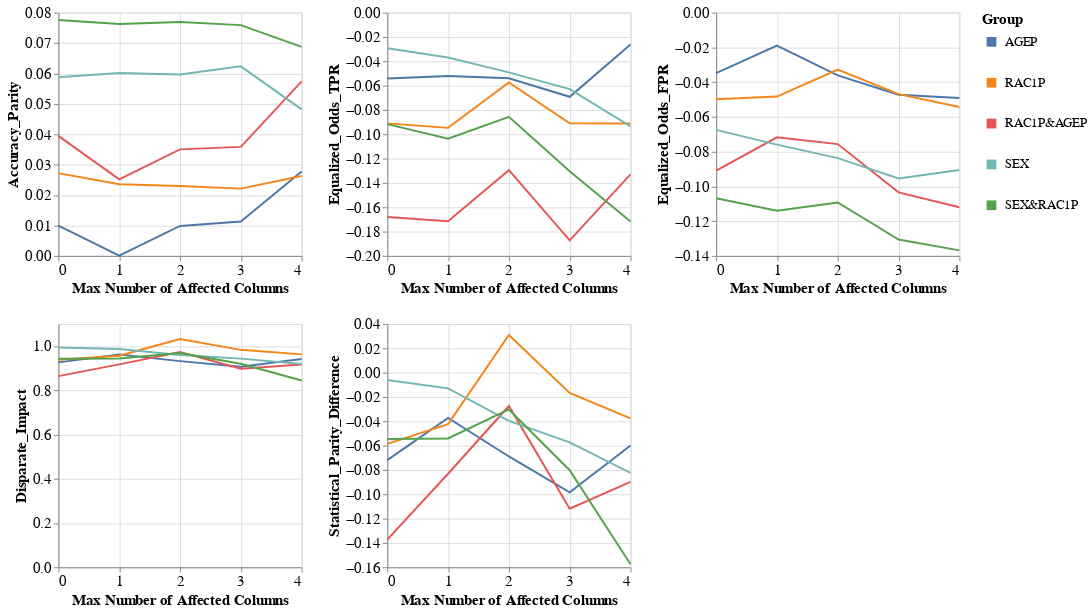

Notebook code cell kept with this figure:
### Code cell
visualizer.create_groups_grid_pct_lines_plot(model_name=MODEL_NAMES[0],
                                             target_preprocessing_technique=PREPROCESSING_TECHNIQUES[0],
                                             group_metrics_type='fairness',
                                             mode='max_num_columns')

### Figure 1 — Vega-Lite specification as saved in the notebook (floating-point values rounded to 4 significant figures)
{"config": {"view": {"continuousWidth": 400, "continuousHeight": 300}, "axis": {"labelFontSize": 15, "titleFontSize": 15}, "legend": {"labelFontSize": 13, "symbolStrokeWidth": 10, "titleFontSize": 15}}, "vconcat": [{"hconcat": [{"mark": "line", "encoding": {"color": {"field": "Group", "type": "nominal"}, "x": {"axis": {"tickMinStep": 1}, "field": "Percentage", "title": "Max Number of Affected Columns", "type": "quantitative"}, "y": {"field": "Metric_Value", "title": "Accuracy_Parity", "type": "quantitative"}}, "height": 250, "width": 250}, {"data": {"name": "data-078cf56f270a06746e3cdc2ca5ab997c"}, "mark": "line", "encoding": {"color": {"field": "Group", "type": "nominal"}, "x": {"axis": {"tickMinStep": 1}, "field": "Percentage", "title": "Max Number of Affected Columns", "type": "quantitative"}, "y": {"field": "Metric_Value", "title": "Equalized_Odds_TPR", "type": "quantitative"}}, "height": 250, "width": 250}, {"data": {"name": "data-4e6dc13699bdff433c3a8d8cd73bab50"}, "mark": "line", "encoding": {"color": {"field": "Group", "type": "nominal"}, "x": {"axis": {"tickMinStep": 1}, "field": "Percentage", "title": "Max Number of Affected Columns", "type": "quantitative"}, "y": {"field": "Metric_Value", "title": "Equalized_Odds_FPR", "type": "quantitative"}}, "height": 250, "width": 250}]}, {"hconcat": [{"mark": "line", "encoding": {"color": {"field": "Group", "type": "nominal"}, "x": {"axis": {"tickMinStep": 1}, "field": "Percentage", "title": "Max Number of Affected Columns", "type": "quantitative"}, "y": {"field": "Metric_Value", "title": "Disparate_Impact", "type": "quantitative"}}, "height": 250, "width": 250}, {"data": {"name": "data-c429b1d2918bbb979a809440ccb0fdb6"}, "mark": "line", "encoding": {"color": {"field": "Group", "type": "nominal"}, "x": {"axis": {"tickMinStep": 1}, "field": "Percentage", "title": "Max Number of Affected Columns", "type": "quantitative"}, "y": {"field": "Metric_Value", "title": "Statistical_Parity_Difference", "type": "quantitative"}}, "height": 250, "width": 250}], "data": {"name": "data-8db6a138afd20d2eb69b2992f920a9ce"}}], "data": {"name": "data-b4bfe86298daafe82b03bb565b5e34a7"}, "$schema": "https://vega.github.io/schema/vega-lite/v4.17.0.json", "datasets": {"data-b4bfe86298daafe82b03bb565b5e34a7": [{"Model_Name": "DecisionTreeClassifier", "Metric": "Accuracy_Parity", "Group": "AGEP", "Metric_Value": 0.009929, "Percentage": 0.0}, {"Model_Name": "DecisionTreeClassifier", "Metric": "Accuracy_Parity", "Group": "RAC1P", "Metric_Value": 0.02722, "Percentage": 0.0}, {"Model_Name": "DecisionTreeClassifier", "Metric": "Accuracy_Parity", "Group": "RAC1P&AGEP", "Metric_Value": 0.03947, "Percentage": 0.0}, {"Model_Name": "DecisionTreeClassifier", "Metric": "Accuracy_Parity", "Group": "SEX", "Metric_Value": 0.05875, "Percentage": 0.0}, {"Model_Name": "DecisionTreeClassifier", "Metric": "Accuracy_Parity", "Group": "SEX&RAC1P", "Metric_Value": 0.07761, "Percentage": 0.0}, {"Model_Name": "DecisionTreeClassifier", "Metric": "Accuracy_Parity", "Group": "AGEP", "Metric_Value": 0.0001102, "Percentage": 1.0}, {"Model_Name": "DecisionTreeClassifier", "Metric": "Accuracy_Parity", "Group": "RAC1P", "Metric_Value": 0.02357, "Percentage": 1.0}, {"Model_Name": "DecisionTreeClassifier", "Metric": "Accuracy_Parity", "Group": "RAC1P&AGEP", "Metric_Value": 0.02521, "Percentage": 1.0}, {"Model_Name": "DecisionTreeClassifier", "Metric": "Accuracy_Parity", "Group": "SEX", "Metric_Value": 0.06014, "Percentage": 1.0}, {"Model_Name": "DecisionTreeClassifier", "Metric": "Accuracy_Parity", "Group": "SEX&RAC1P", "Metric_Value": 0.07627, "Percentage": 1.0}, {"Model_Name": "DecisionTreeClassifier", "Metric": "Accuracy_Parity", "Group": "AGEP", "Metric_Value": 0.009854, "Percentage": 2.0}, {"Model_Name": "DecisionTreeClassifier", "Metric": "Accuracy_Parity", "Group": "RAC1P", "Metric_Value": 0.02299, "Percentage": 2.0}, {"Model_Name": "DecisionTreeClassifier", "Metric": "Accuracy_Parity", "Group": "RAC1P&AGEP", "Metric_Value": 0.03504, "Percentage": 2.0}, {"Model_Name": "DecisionTreeClassifier", "Metric": "Accuracy_Parity", "Group": "SEX", "Metric_Value": 0.05963, "Percentage": 2.0}, {"Model_Name": "DecisionTreeClassifier", "Metric": "Accuracy_Parity", "Group": "SEX&RAC1P", "Metric_Value": 0.07694, "Percentage": 2.0}, {"Model_Name": "DecisionTreeClassifier", "Metric": "Accuracy_Parity", "Group": "AGEP", "Metric_Value": 0.0113, "Percentage": 3.0}, {"Model_Name": "DecisionTreeClassifier", "Metric": "Accuracy_Parity", "Group": "RAC1P", "Metric_Value": 0.02213, "Percentage": 3.0}, {"Model_Name": "DecisionTreeClassifier", "Metric": "Accuracy_Parity", "Group": "RAC1P&AGEP", "Metric_Value": 0.03584, "Percentage": 3.0}, {"Model_Name": "DecisionTreeClassifier", "Metric": "Accuracy_Parity", "Group": "SEX", "Metric_Value": 0.06234, "Percentage": 3.0}, {"Model_Name": "DecisionTreeClassifier", "Metric": "Accuracy_Parity", "Group": "SEX&RAC1P", "Metric_Value": 0.0759, "Percentage": 3.0}, {"Model_Name": "DecisionTreeClassifier", "Metric": "Accuracy_Parity", "Group": "AGEP", "Metric_Value": 0.02774, "Percentage": 4.0}, {"Model_Name": "DecisionTreeClassifier", "Metric": "Accuracy_Parity", "Group": "RAC1P", "Metric_Value": 0.02628, "Percentage": 4.0}, {"Model_Name": "DecisionTreeClassifier", "Metric": "Accuracy_Parity", "Group": "RAC1P&AGEP", "Metric_Value": 0.05737, "Percentage": 4.0}, {"Model_Name": "DecisionTreeClassifier", "Metric": "Accuracy_Parity", "Group": "SEX", "Metric_Value": 0.04818, "Percentage": 4.0}, {"Model_Name": "DecisionTreeClassifier", "Metric": "Accuracy_Parity", "Group": "SEX&RAC1P", "Metric_Value": 0.06873, "Percentage": 4.0}], "data-078cf56f270a06746e3cdc2ca5ab997c": [{"Model_Name": "DecisionTreeClassifier", "Metric": "Equalized_Odds_TPR", "Group": "AGEP", "Metric_Value": -0.05413, "Percentage": 0.0}, {"Model_Name": "DecisionTreeClassifier", "Metric": "Equalized_Odds_TPR", "Group": "RAC1P", "Metric_Value": -0.09103, "Percentage": 0.0}, {"Model_Name": "DecisionTreeClassifier", "Metric": "Equalized_Odds_TPR", "Group": "RAC1P&AGEP", "Metric_Value": -0.168, "Percentage": 0.0}, {"Model_Name": "DecisionTreeClassifier", "Metric": "Equalized_Odds_TPR", "Group": "SEX", "Metric_Value": -0.02927, "Percentage": 0.0}, {"Model_Name": "DecisionTreeClassifier", "Metric": "Equalized_Odds_TPR", "Group": "SEX&RAC1P", "Metric_Value": -0.09169, "Percentage": 0.0}, {"Model_Name": "DecisionTreeClassifier", "Metric": "Equalized_Odds_TPR", "Group": "AGEP", "Metric_Value": -0.05206, "Percentage": 1.0}, {"Model_Name": "DecisionTreeClassifier", "Metric": "Equalized_Odds_TPR", "Group": "RAC1P", "Metric_Value": -0.09473, "Percentage": 1.0}, {"Model_Name": "DecisionTreeClassifier", "Metric": "Equalized_Odds_TPR", "Group": "RAC1P&AGEP", "Metric_Value": -0.1714, "Percentage": 1.0}, {"Model_Name": "DecisionTreeClassifier", "Metric": "Equalized_Odds_TPR", "Group": "SEX", "Metric_Value": -0.03691, "Percentage": 1.0}, {"Model_Name": "DecisionTreeClassifier", "Metric": "Equalized_Odds_TPR", "Group": "SEX&RAC1P", "Metric_Value": -0.1036, "Percentage": 1.0}, {"Model_Name": "DecisionTreeClassifier", "Metric": "Equalized_Odds_TPR", "Group": "AGEP", "Metric_Value": -0.05395, "Percentage": 2.0}, {"Model_Name": "DecisionTreeClassifier", "Metric": "Equalized_Odds_TPR", "Group": "RAC1P", "Metric_Value": -0.05732, "Percentage": 2.0}, {"Model_Name": "DecisionTreeClassifier", "Metric": "Equalized_Odds_TPR", "Group": "RAC1P&AGEP", "Metric_Value": -0.1295, "Percentage": 2.0}, {"Model_Name": "DecisionTreeClassifier", "Metric": "Equalized_Odds_TPR", "Group": "SEX", "Metric_Value": -0.04915, "Percentage": 2.0}, {"Model_Name": "DecisionTreeClassifier", "Metric": "Equalized_Odds_TPR", "Group": "SEX&RAC1P", "Metric_Value": -0.08563, "Percentage": 2.0}, {"Model_Name": "DecisionTreeClassifier", "Metric": "Equalized_Odds_TPR", "Group": "AGEP", "Metric_Value": -0.06919, "Percentage": 3.0}, {"Model_Name": "DecisionTreeClassifier", "Metric": "Equalized_Odds_TPR", "Group": "RAC1P", "Metric_Value": -0.09088, "Percentage": 3.0}, {"Model_Name": "DecisionTreeClassifier", "Metric": "Equalized_Odds_TPR", "Group": "RAC1P&AGEP", "Metric_Value": -0.1872, "Percentage": 3.0}, {"Model_Name": "DecisionTreeClassifier", "Metric": "Equalized_Odds_TPR", "Group": "SEX", "Metric_Value": -0.06287, "Percentage": 3.0}, {"Model_Name": "DecisionTreeClassifier", "Metric": "Equalized_Odds_TPR", "Group": "SEX&RAC1P", "Metric_Value": -0.1303, "Percentage": 3.0}, {"Model_Name": "DecisionTreeClassifier", "Metric": "Equalized_Odds_TPR", "Group": "AGEP", "Metric_Value": -0.02627, "Percentage": 4.0}, {"Model_Name": "DecisionTreeClassifier", "Metric": "Equalized_Odds_TPR", "Group": "RAC1P", "Metric_Value": -0.09118, "Percentage": 4.0}, {"Model_Name": "DecisionTreeClassifier", "Metric": "Equalized_Odds_TPR", "Group": "RAC1P&AGEP", "Metric_Value": -0.133, "Percentage": 4.0}, {"Model_Name": "DecisionTreeClassifier", "Metric": "Equalized_Odds_TPR", "Group": "SEX", "Metric_Value": -0.09344, "Percentage": 4.0}, {"Model_Name": "DecisionTreeClassifier", "Metric": "Equalized_Odds_TPR", "Group": "SEX&RAC1P", "Metric_Value": -0.1717, "Percentage": 4.0}], "data-4e6dc13699bdff433c3a8d8cd73bab50": [{"Model_Name": "DecisionTreeClassifier", "Metric": "Equalized_Odds_FPR", "Group": "AGEP", "Metric_Value": -0.03483, "Percentage": 0.0}, {"Model_Name": "DecisionTreeClassifier", "Metric": "Equalized_Odds_FPR", "Group": "RAC1P", "Metric_Value": -0.0499, "Percentage": 0.0}, {"Model_Name": "DecisionTreeClassifier", "Metric": "Equalized_Odds_FPR", "Group": "RAC1P&AGEP", "Metric_Value": -0.09089, "Percentage": 0.0}, {"Model_Name": "DecisionTreeClassifier", "Metric": "Equalized_Odds_FPR", "Group": "SEX", "Metric_Value": -0.06745, "Percentage": 0.0}, {"Model_Name": "DecisionTreeClassifier", "Metric": "Equalized_Odds_FPR", "Group": "SEX&RAC1P", "Metric_Value": -0.1068, "Percentage": 0.0}, {"Model_Name": "DecisionTreeClassifier", "Metric": "Equalized_Odds_FPR", "Group": "AGEP", "Metric_Value": -0.01901, "Percentage": 1.0}, {"Model_Name": "DecisionTreeClassifier", "Metric": "Equalized_Odds_FPR", "Group": "RAC1P", "Metric_Value": -0.04828, "Percentage": 1.0}, {"Model_Name": "DecisionTreeClassifier", "Metric": "Equalized_Odds_FPR", "Group": "RAC1P&AGEP", "Metric_Value": -0.07178, "Percentage": 1.0}, {"Model_Name": "DecisionTreeClassifier", "Metric": "Equalized_Odds_FPR", "Group": "SEX", "Metric_Value": -0.07598, "Percentage": 1.0}, {"Model_Name": "DecisionTreeClassifier", "Metric": "Equalized_Odds_FPR", "Group": "SEX&RAC1P", "Metric_Value": -0.114, "Percentage": 1.0}, {"Model_Name": "DecisionTreeClassifier", "Metric": "Equalized_Odds_FPR", "Group": "AGEP", "Metric_Value": -0.03614, "Percentage": 2.0}, {"Model_Name": "DecisionTreeClassifier", "Metric": "Equalized_Odds_FPR", "Group": "RAC1P", "Metric_Value": -0.03276, "Percentage": 2.0}, {"Model_Name": "DecisionTreeClassifier", "Metric": "Equalized_Odds_FPR", "Group": "RAC1P&AGEP", "Metric_Value": -0.07564, "Percentage": 2.0}, {"Model_Name": "DecisionTreeClassifier", "Metric": "Equalized_Odds_FPR", "Group": "SEX", "Metric_Value": -0.08371, "Percentage": 2.0}, {"Model_Name": "DecisionTreeClassifier", "Metric": "Equalized_Odds_FPR", "Group": "SEX&RAC1P", "Metric_Value": -0.1092, "Percentage": 2.0}, {"Model_Name": "DecisionTreeClassifier", "Metric": "Equalized_Odds_FPR", "Group": "AGEP", "Metric_Value": -0.04728, "Percentage": 3.0}, {"Model_Name": "DecisionTreeClassifier", "Metric": "Equalized_Odds_FPR", "Group": "RAC1P", "Metric_Value": -0.04691, "Percentage": 3.0}, {"Model_Name": "DecisionTreeClassifier", "Metric": "Equalized_Odds_FPR", "Group": "RAC1P&AGEP", "Metric_Value": -0.1034, "Percentage": 3.0}, {"Model_Name": "DecisionTreeClassifier", "Metric": "Equalized_Odds_FPR", "Group": "SEX", "Metric_Value": -0.09539, "Percentage": 3.0}, {"Model_Name": "DecisionTreeClassifier", "Metric": "Equalized_Odds_FPR", "Group": "SEX&RAC1P", "Metric_Value": -0.1306, "Percentage": 3.0}, {"Model_Name": "DecisionTreeClassifier", "Metric": "Equalized_Odds_FPR", "Group": "AGEP", "Metric_Value": -0.04914, "Percentage": 4.0}, {"Model_Name": "DecisionTreeClassifier", "Metric": "Equalized_Odds_FPR", "Group": "RAC1P", "Metric_Value": -0.05429, "Percentage": 4.0}, {"Model_Name": "DecisionTreeClassifier", "Metric": "Equalized_Odds_FPR", "Group": "RAC1P&AGEP", "Metric_Value": -0.112, "Percentage": 4.0}, {"Model_Name": "DecisionTreeClassifier", "Metric": "Equalized_Odds_FPR", "Group": "SEX", "Metric_Value": -0.09058, "Percentage": 4.0}, {"Model_Name": "DecisionTreeClassifier", "Metric": "Equalized_Odds_FPR", "Group": "SEX&RAC1P", "Metric_Value": -0.1368, "Percentage": 4.0}], "data-8db6a138afd20d2eb69b2992f920a9ce": [{"Model_Name": "DecisionTreeClassifier", "Metric": "Disparate_Impact", "Group": "AGEP", "Metric_Value": 0.9266, "Percentage": 0.0}, {"Model_Name": "DecisionTreeClassifier", "Metric": "Disparate_Impact", "Group": "RAC1P", "Metric_Value": 0.9382, "Percentage": 0.0}, {"Model_Name": "DecisionTreeClassifier", "Metric": "Disparate_Impact", "Group": "RAC1P&AGEP", "Metric_Value": 0.8643, "Percentage": 0.0}, {"Model_Name": "DecisionTreeClassifier", "Metric": "Disparate_Impact", "Group": "SEX", "Metric_Value": 0.9936, "Percentage": 0.0}, {"Model_Name": "DecisionTreeClassifier", "Metric": "Disparate_Impact", "Group": "SEX&RAC1P", "Metric_Value": 0.9425, "Percentage": 0.0}, {"Model_Name": "DecisionTreeClassifier", "Metric": "Disparate_Impact", "Group": "AGEP", "Metric_Value": 0.9622, "Percentage": 1.0}, {"Model_Name": "DecisionTreeClassifier", "Metric": "Disparate_Impact", "Group": "RAC1P", "Metric_Value": 0.9564, "Percentage": 1.0}, {"Model_Name": "DecisionTreeClassifier", "Metric": "Disparate_Impact", "Group": "RAC1P&AGEP", "Metric_Value": 0.9174, "Percentage": 1.0}, {"Model_Name": "DecisionTreeClassifier", "Metric": "Disparate_Impact", "Group": "SEX", "Metric_Value": 0.9866, "Percentage": 1.0}, {"Model_Name": "DecisionTreeClassifier", "Metric": "Disparate_Impact", "Group": "SEX&RAC1P", "Metric_Value": 0.9443, "Percentage": 1.0}, {"Model_Name": "DecisionTreeClassifier", "Metric": "Disparate_Impact", "Group": "AGEP", "Metric_Value": 0.9323, "Percentage": 2.0}, {"Model_Name": "DecisionTreeClassifier", "Metric": "Disparate_Impact", "Group": "RAC1P", "Metric_Value": 1.032, "Percentage": 2.0}, {"Model_Name": "DecisionTreeClassifier", "Metric": "Disparate_Impact", "Group": "RAC1P&AGEP", "Metric_Value": 0.9736, "Percentage": 2.0}, {"Model_Name": "DecisionTreeClassifier", "Metric": "Disparate_Impact", "Group": "SEX", "Metric_Value": 0.9598, "Percentage": 2.0}, {"Model_Name": "DecisionTreeClassifier", "Metric": "Disparate_Impact", "Group": "SEX&RAC1P", "Metric_Value": 0.9688, "Percentage": 2.0}, {"Model_Name": "DecisionTreeClassifier", "Metric": "Disparate_Impact", "Group": "AGEP", "Metric_Value": 0.9068, "Percentage": 3.0}, {"Model_Name": "DecisionTreeClassifier", "Metric": "Disparate_Impact", "Group": "RAC1P", "Metric_Value": 0.9832, "Percentage": 3.0}, {"Model_Name": "DecisionTreeClassifier", "Metric": "Disparate_Impact", "Group": "RAC1P&AGEP", "Metric_Value": 0.8977, "Percentage": 3.0}, {"Model_Name": "DecisionTreeClassifier", "Metric": "Disparate_Impact", "Group": "SEX", "Metric_Value": 0.9434, "Percentage": 3.0}, {"Model_Name": "DecisionTreeClassifier", "Metric": "Disparate_Impact", "Group": "SEX&RAC1P", "Metric_Value": 0.9205, "Percentage": 3.0}, {"Model_Name": "DecisionTreeClassifier", "Metric": "Disparate_Impact", "Group": "AGEP", "Metric_Value": 0.9421, "Percentage": 4.0}, {"Model_Name": "DecisionTreeClassifier", "Metric": "Disparate_Impact", "Group": "RAC1P", "Metric_Value": 0.9626, "Percentage": 4.0}, {"Model_Name": "DecisionTreeClassifier", "Metric": "Disparate_Impact", "Group": "RAC1P&AGEP", "Metric_Value": 0.9168, "Percentage": 4.0}, {"Model_Name": "DecisionTreeClassifier", "Metric": "Disparate_Impact", "Group": "SEX", "Metric_Value": 0.9195, "Percentage": 4.0}, {"Model_Name": "DecisionTreeClassifier", "Metric": "Disparate_Impact", "Group": "SEX&RAC1P", "Metric_Value": 0.8448, "Percentage": 4.0}], "data-c429b1d2918bbb979a809440ccb0fdb6": [{"Model_Name": "DecisionTreeClassifier", "Metric": "Statistical_Parity_Difference", "Group": "AGEP", "Metric_Value": -0.07189, "Percentage": 0.0}, {"Model_Name": "DecisionTreeClassifier", "Metric": "Statistical_Parity_Difference", "Group": "RAC1P", "Metric_Value": -0.05851, "Percentage": 0.0}, {"Model_Name": "DecisionTreeClassifier", "Metric": "Statistical_Parity_Difference", "Group": "RAC1P&AGEP", "Metric_Value": -0.1373, "Percentage": 0.0}, {"Model_Name": "DecisionTreeClassifier", "Metric": "Statistical_Parity_Difference", "Group": "SEX", "Metric_Value": -0.006005, "Percentage": 0.0}, {"Model_Name": "DecisionTreeClassifier", "Metric": "Statistical_Parity_Difference", "Group": "SEX&RAC1P", "Metric_Value": -0.05451, "Percentage": 0.0}, {"Model_Name": "DecisionTreeClassifier", "Metric": "Statistical_Parity_Difference", "Group": "AGEP", "Metric_Value": -0.03716, "Percentage": 1.0}, {"Model_Name": "DecisionTreeClassifier", "Metric": "Statistical_Parity_Difference", "Group": "RAC1P", "Metric_Value": -0.04226, "Percentage": 1.0}, {"Model_Name": "DecisionTreeClassifier", "Metric": "Statistical_Parity_Difference", "Group": "RAC1P&AGEP", "Metric_Value": -0.0831, "Percentage": 1.0}, {"Model_Name": "DecisionTreeClassifier", "Metric": "Statistical_Parity_Difference", "Group": "SEX", "Metric_Value": -0.01292, "Percentage": 1.0}, {"Model_Name": "DecisionTreeClassifier", "Metric": "Statistical_Parity_Difference", "Group": "SEX&RAC1P", "Metric_Value": -0.05409, "Percentage": 1.0}, {"Model_Name": "DecisionTreeClassifier", "Metric": "Statistical_Parity_Difference", "Group": "AGEP", "Metric_Value": -0.0689, "Percentage": 2.0}, {"Model_Name": "DecisionTreeClassifier", "Metric": "Statistical_Parity_Difference", "Group": "RAC1P", "Metric_Value": 0.03092, "Percentage": 2.0}, {"Model_Name": "DecisionTreeClassifier", "Metric": "Statistical_Parity_Difference", "Group": "RAC1P&AGEP", "Metric_Value": -0.02742, "Percentage": 2.0}, {"Model_Name": "DecisionTreeClassifier", "Metric": "Statistical_Parity_Difference", "Group": "SEX", "Metric_Value": -0.03967, "Percentage": 2.0}, {"Model_Name": "DecisionTreeClassifier", "Metric": "Statistical_Parity_Difference", "Group": "SEX&RAC1P", "Metric_Value": -0.03028, "Percentage": 2.0}, {"Model_Name": "DecisionTreeClassifier", "Metric": "Statistical_Parity_Difference", "Group": "AGEP", "Metric_Value": -0.09837, "Percentage": 3.0}, {"Model_Name": "DecisionTreeClassifier", "Metric": "Statistical_Parity_Difference", "Group": "RAC1P", "Metric_Value": -0.0167, "Percentage": 3.0}, {"Model_Name": "DecisionTreeClassifier", "Metric": "Statistical_Parity_Difference", "Group": "RAC1P&AGEP", "Metric_Value": -0.1118, "Percentage": 3.0}, {"Model_Name": "DecisionTreeClassifier", "Metric": "Statistical_Parity_Difference", "Group": "SEX", "Metric_Value": -0.05727, "Percentage": 3.0}, {"Model_Name": "DecisionTreeClassifier", "Metric": "Statistical_Parity_Difference", "Group": "SEX&RAC1P", "Metric_Value": -0.0802, "Percentage": 3.0}, {"Model_Name": "DecisionTreeClassifier", "Metric": "Statistical_Parity_Difference", "Group": "AGEP", "Metric_Value": -0.05987, "Percentage": 4.0}, {"Model_Name": "DecisionTreeClassifier", "Metric": "Statistical_Parity_Difference", "Group": "RAC1P", "Metric_Value": -0.03755, "Percentage": 4.0}, {"Model_Name": "DecisionTreeClassifier", "Metric": "Statistical_Parity_Difference", "Group": "RAC1P&AGEP", "Metric_Value": -0.08986, "Percentage": 4.0}, {"Model_Name": "DecisionTreeClassifier", "Metric": "Statistical_Parity_Difference", "Group": "SEX", "Metric_Value": -0.08248, "Percentage": 4.0}, {"Model_Name": "DecisionTreeClassifier", "Metric": "Statistical_Parity_Difference", "Group": "SEX&RAC1P", "Metric_Value": -0.1575, "Percentage": 4.0}]}}
